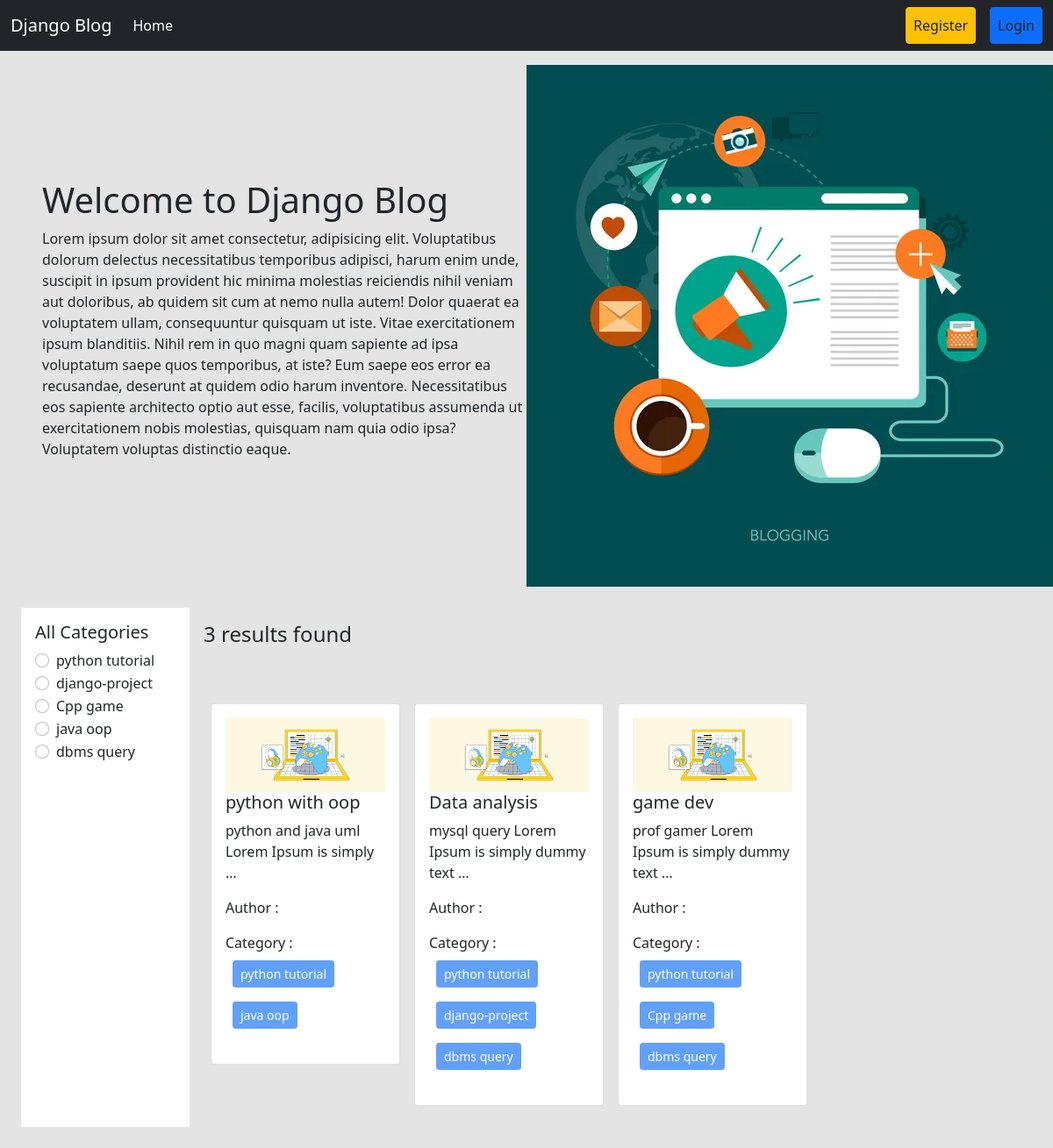
The page / on the database its author committed.
### categories/models.py (models this page shows, shortened)
class Category(models.Model):
    name = models.CharField(max_length=100)
    slug = models.SlugField(max_length=100,unique=True, null=True, blank=True)

### posts/models.py (models this page shows, shortened)
class Post(models.Model):
    title = models.CharField(max_length=50)
    content = models.TextField()
    category = models.ManyToManyField(Category) # ekta post multiple categorir moddhe thakte pare abar ekta categorir moddhe multiple post thakte pare
    author = models.ForeignKey(User, on_delete=models.CASCADE)
    image = models.ImageField(upload_to='posts/media/uploads/', blank = True, null = True) #blank=True, null=True means image charaw form post hbe

### blog_project/views.py (the view, shortened to what this page needs)
# urls.py: 2. Add a URL to urlpatterns:  path('', views.home, name='home')
def home(request, category_slug = None): # initially dhore nicchi je category_slug None thakbe karon hocche user first time home page e asle se normal page dekhbe, se filter korte chaile category te click korlei sei category er slug ta capture korbo ar seta tokhn ar None thakbe na
    data = Post.objects.all() # sob post gula ke niye aslam
    categories = Category.objects.all() # sob category dekhabo
    return render(request, 'home.html', {'data' : data, 'category' : categories})

### templates/home.html
{% extends 'base.html' %}
{% load static %}
{% block content %}
<div class="d-flex flex-wrap px-5 pt-3 align-items-center">
  <div class="col-6">
    <h1>Welcome to Django Blog</h1>
    <p>Lorem ipsum dolor sit amet consectetur, adipisicing elit. Voluptatibus dolorum delectus necessitatibus temporibus adipisci, harum enim unde, suscipit in ipsum provident hic minima molestias reiciendis nihil veniam aut doloribus, ab quidem sit cum at nemo nulla autem! Dolor quaerat ea voluptatem ullam, consequuntur quisquam ut iste. Vitae exercitationem ipsum blanditiis. Nihil rem in quo magni quam sapiente ad ipsa voluptatum saepe quos temporibus, at iste? Eum saepe eos error ea recusandae, deserunt at quidem odio harum inventore. Necessitatibus eos sapiente architecto optio aut esse, facilis, voluptatibus assumenda ut exercitationem nobis molestias, quisquam nam quia odio ipsa? Voluptatem voluptas distinctio eaque.</p>
  </div>
  <div class="col-6">
<img src="{% static 'header.jpg' %}" />
  </div>
</div>
<div class="d-flex flex-wrap p-4">
  <div class="col-2 bg-white p-3" >
    <h5>All Categories</h5>
    {% for cat in category %}
    <div class="form-check">
      <input
        class="form-check-input"
        type="radio"
        name="category"
        id="{{cat.id}}"
      />
      <label class="form-check-label" for="{{cat.id}}">
        <a href="{% url 'category_wise_post' cat.slug %}" class="text-decoration-none text-dark" >{{cat.name}}</a>
      </label>
    </div>
    {% endfor %}
  </div>
  <div class="col-10 p-3">
    <h4>{{data | length}} results found</h4>
    <div class="d-flex flex-wrap pt-5">
      {% for post in data %}
      <div class="col-sm-3">
        <div class="card m-2">
          <div class="card-body">
            <img src="{{post.image.url}}" class="card-img-top" alt="">
            <h5 class="card-title"><a class="text-decoration-none text-dark" href="{%url 'detail_post'  post.id%}">{{post.title}}</a></h5>
            <p class="card-text">{{post.content | truncatewords:8}}</p>
            <p>Author : {{post.author.name}}</p>
            <p>
              Category : {% for cat in post.category.all %}
              <button class="btn btn-primary btn-sm m-2" disabled>
                {{cat.name}}
              </button>
              {% endfor %}
            </p>
          </div>
        </div>
      </div>
      {% endfor %}
    </div>
  </div>
</div>
{% endblock %}

### templates/base.html (shortened to what this page needs)
<!DOCTYPE html>
<html lang="en">
  <head>
    <link
      href="https://cdn.jsdelivr.net/npm/bootstrap@5.0.2/dist/css/bootstrap.min.css"
      rel="stylesheet"
    />
  </head>
  <body style="background-color : #e4e4e4">
    <nav class="navbar navbar-expand-lg navbar-dark bg-dark">
      <div class="container-fluid">
        <a class="navbar-brand" href="{% url 'homepage' %}">Django Blog</a>
        <div class="collapse navbar-collapse" id="navbarSupportedContent">
          <ul class="navbar-nav me-auto mb-2 mb-lg-0">
            <li class="nav-item">
              <a
                class="nav-link active"
                aria-current="page"
                href="{% url 'homepage' %}"
                >Home</a
              >
            </li>
          </ul>
          <div class="d-flex">
            <ul class="navbar-nav me-auto mb-2 mb-lg-0">
              {% if request.user.is_authenticated %}
              <li class="nav-item mx-3">
                <a
                  class="nav-link btn btn-warning text-dark"
                  href="{% url 'profile' %}"
                  >Profile</a
                >
              </li>
              <li class="nav-item mx-3">
                <a
                  class="nav-link btn btn-danger text-dark"
                  href="{% url 'user_logout' %}"
                  >Logout</a
                >
              </li>
              {% else %}
              <li class="nav-item mx-3">
                <a
                  class="nav-link btn btn-warning text-dark"
                  href="{% url 'register' %}"
                  >Register</a
                >
              </li>
              <li class="nav-item">
                <a
                  class="nav-link btn btn-primary text-dark"
                  href="{% url 'user_login' %}"
                  >Login</a
                >
              </li>
              {% endif %}
            </ul>
          </div>
        </div>
      </div>
    </nav>
    {% block content %} {% endblock %}
  </body>
</html>

### rows shown on the page
Category: name "python tutorial"
Category: name "django-project"
Category: name "Cpp game"
Category: name "java oop"
Category: name "dbms query"
Post: image (picture), title "python with oop", content "python and java uml Lorem Ipsum is simply …"
Post: image (picture), title "Data analysis", content "mysql query Lorem Ipsum is simply dummy text …"
Post: image (picture), title "game dev", content "prof gamer Lorem Ipsum is simply dummy text …"

### other values the page prints
{{ data | length }} "3"
